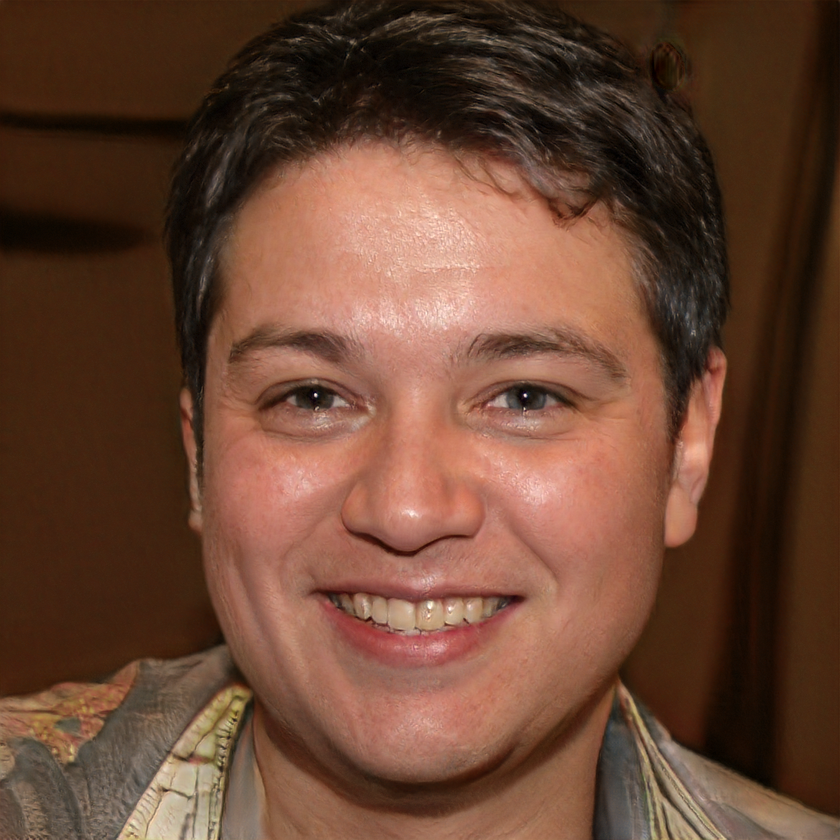
#> input picture code/analysis/099010.png, 840 x 840 px, shrunk from 1024 x 1024 before the run
$ python graphics.py
#> lines starting #> are read from the running program, lines starting #| are printed output that depends on the picture; long printed decimals are rounded
import cv2 as cv
import numpy as np
from matplotlib import cm, colors, pyplot as plt
from statistics import mean

img = cv.imread('099010.png',0)
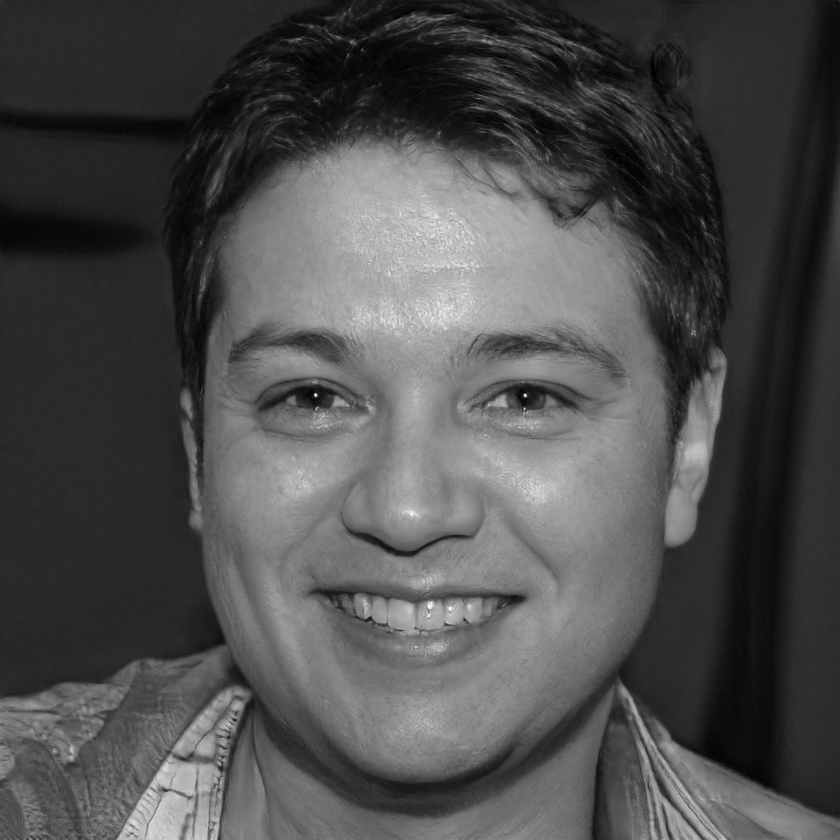
#> img: shape (840, 840); min 0, max 255, mean 77.6
# real_img = cv.imread('real3.jpeg',0)
# fake_img = cv.imread('fake3.png',0)

f = np.fft.fft2(img)
# f_real = np.fft.fft2(real_img)
# f_fake = np.fft.fft2(fake_img)

fshift = np.fft.fftshift(f)
# fshift_real = np.fft.fftshift(f_real)
# fshift_fake = np.fft.fftshift(f_fake)

magnitude_spectrum = 20*np.log(np.abs(fshift))
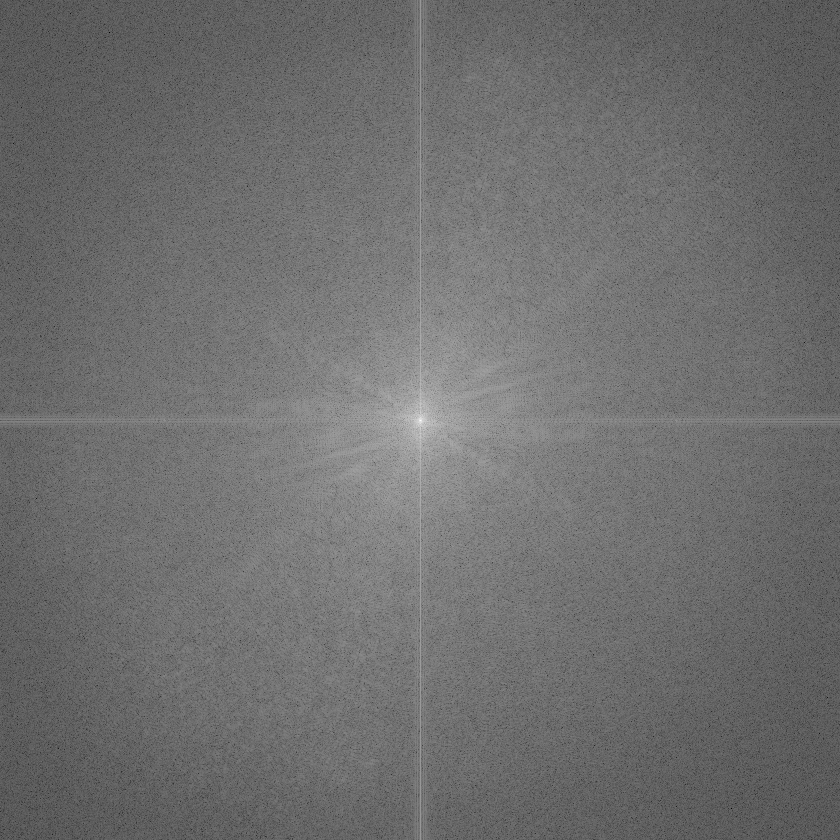
#> magnitude_spectrum: shape (840, 840) float64; min -8.36, max 356.4, mean 150.1; drawn with min black and max white
# magnitude_spectrum_real = 20*np.log(np.abs(fshift_real))
# magnitude_spectrum_fake = 20*np.log(np.abs(fshift_fake))


delta_real = mean(magnitude_spectrum[int(len(magnitude_spectrum)/2)])
#> delta_real = 175.6
# delta_fake = mean(magnitude_spectrum_fake[int(len(magnitude_spectrum_fake)/2)])

print("Delta Real = ", delta_real)
#| Delta Real =  175.568
# print("Delta Fake = ", delta_fake)


sum = 0
# sum_fake = 0

for i in magnitude_spectrum[int(len(magnitude_spectrum)/2)]:
    sum += abs(delta_real-i)
#> this loop made 840 passes
#> (i, sum) on passes 1 to 3: (112.3, 63.23), (132.2, 106.6), (145.7, 136.5)
#> after the loop, sum = 19007.2
print("Относ Sum = ", sum/int(len(magnitude_spectrum[int(len(magnitude_spectrum)/2)])))
#| Относ Sum =  22.628
print("Sum = ", sum)
#| Sum =  19007.174
# [10 lines of commented-out code are left out]

$ run again, with code/analysis/real3.jpeg saved as code/analysis/099010.png
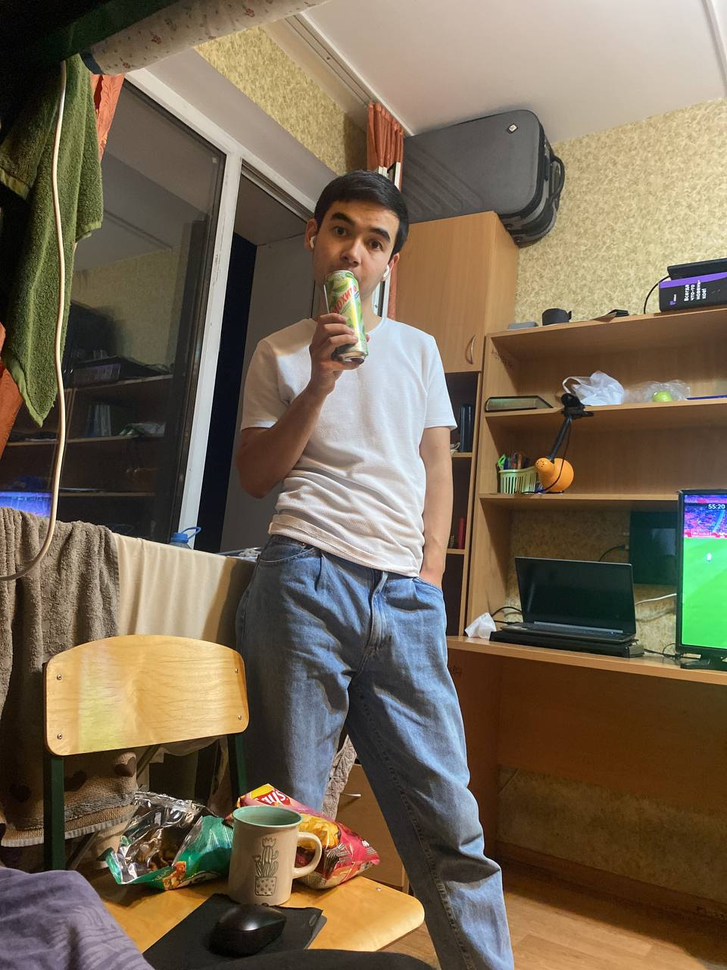
#> input picture code/analysis/real3.jpeg, 727 x 970 px, shrunk from 960 x 1280 before the run
#> `img = cv.imread('099010.png',0)`:
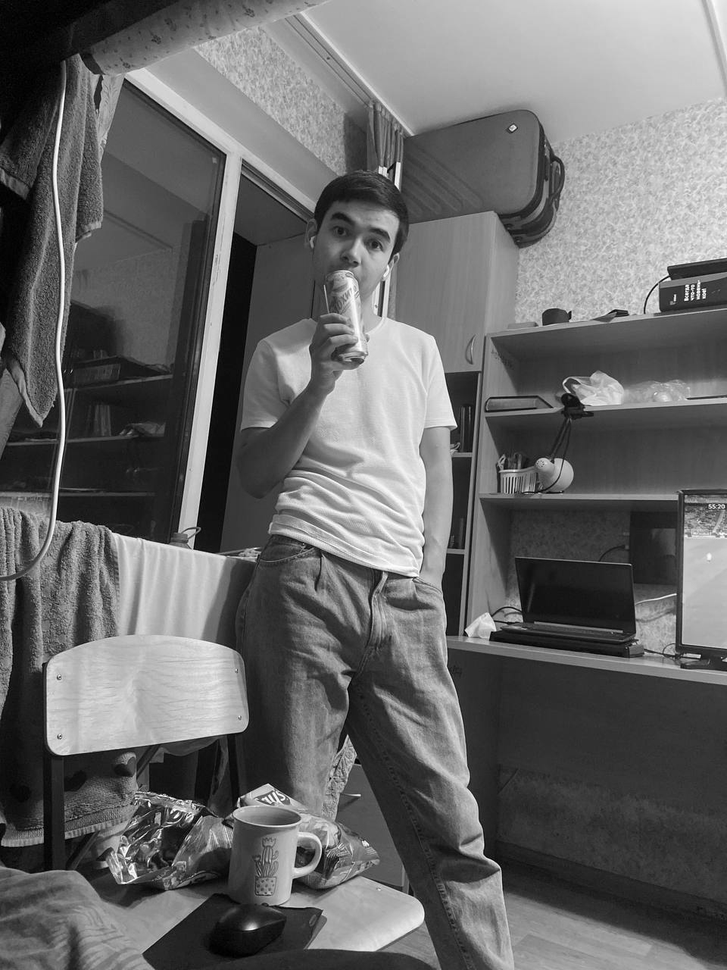
#> img: shape (970, 727); min 0, max 255, mean 103.9
#> `magnitude_spectrum = 20*np.log(np.abs(fshift))`:
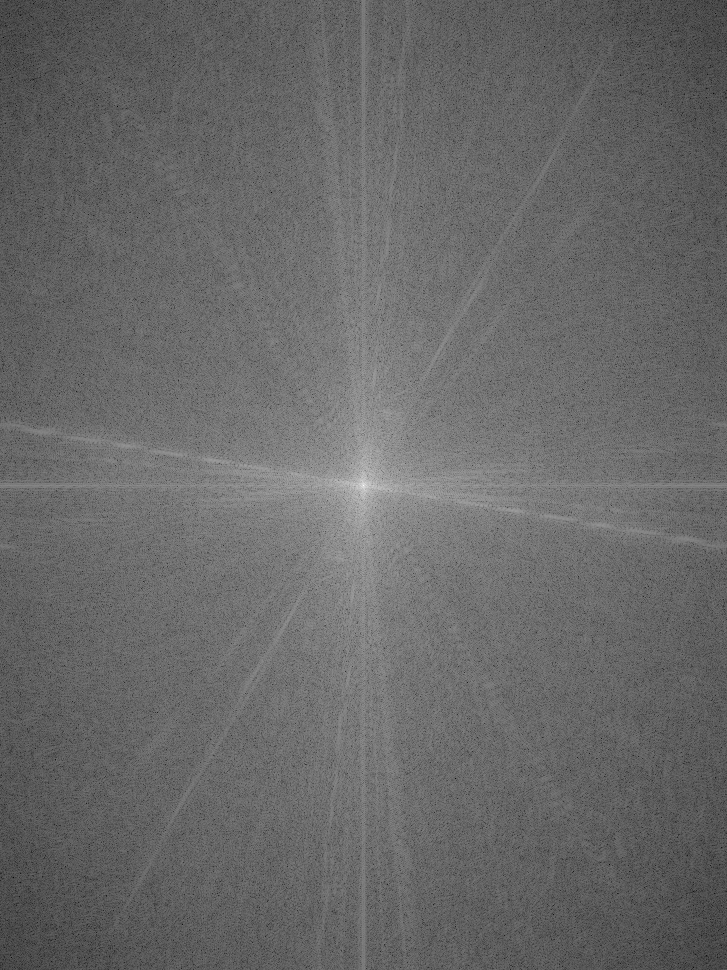
#> magnitude_spectrum: shape (970, 727) float64; min 37.23, max 362.2, mean 170.7; drawn with min black and max white
#> delta_real = 221
#| Delta Real =  220.968
#> the loop `for i in magnitude_spectrum[int(len(magnitude_spectrum)/2)]:` made 727 passes
#> (i, sum) on passes 1 to 3: (205, 15.94), (206.9, 30.02), (202.2, 48.79)
#> after the loop `for i in magnitude_spectrum[int(len(magnitude_spectrum)/2)]:`: sum = 10951
#| Относ Sum =  15.063
#| Sum =  10950.989

$ run again, with code/analysis/fake3.png copied over code/analysis/099010.png
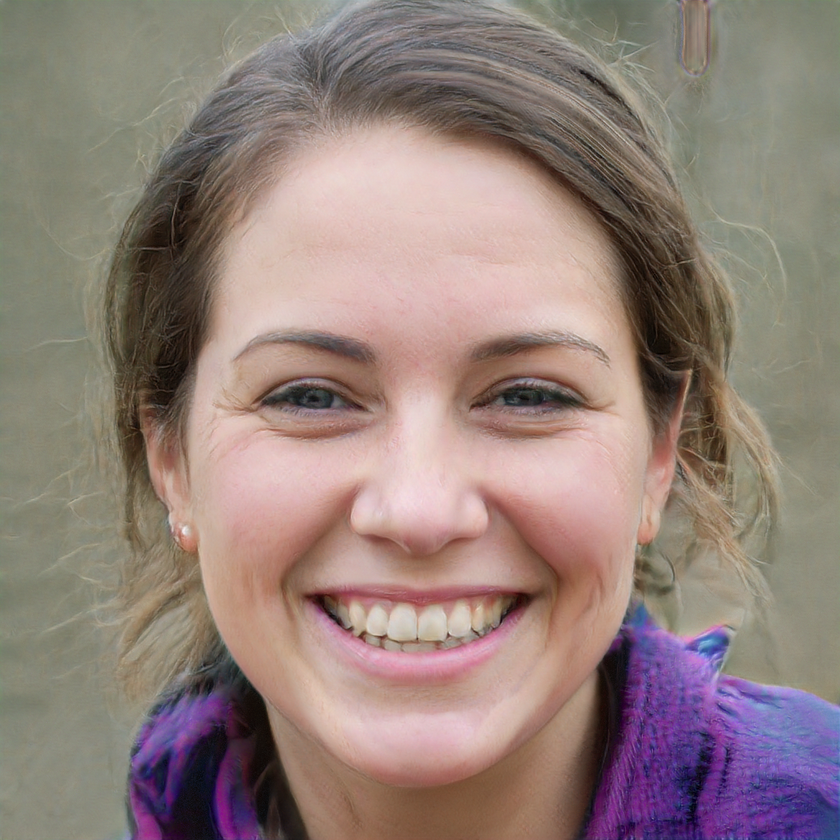
#> input picture code/analysis/fake3.png, 840 x 840 px, shrunk from 1024 x 1024 before the run
#> `img = cv.imread('099010.png',0)`:
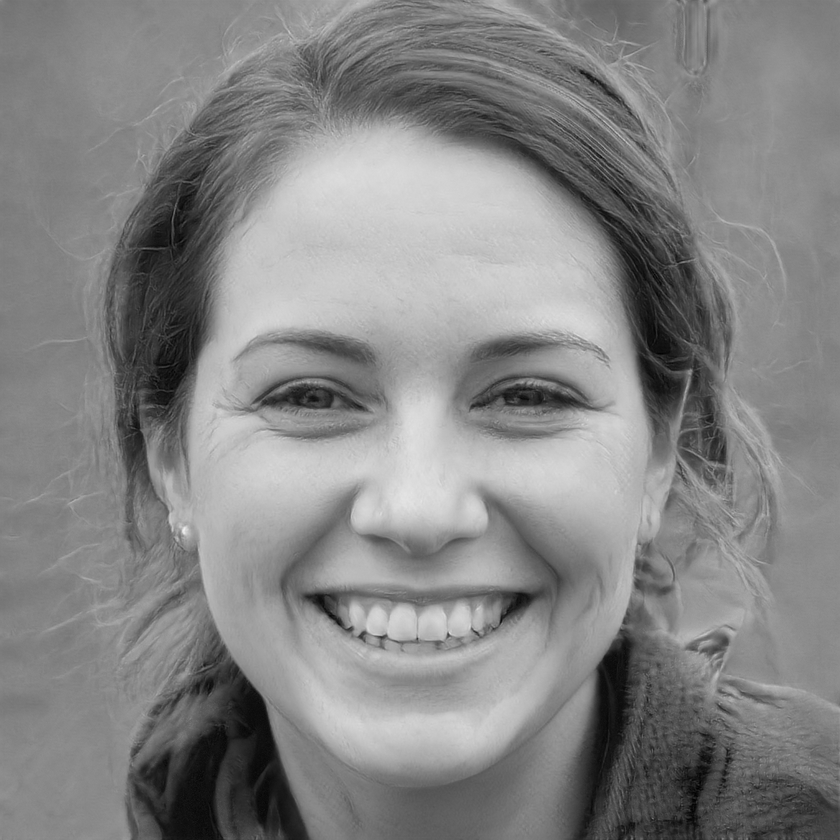
#> img: shape (840, 840); min 1, max 239, mean 132.5
#> delta_real = 177
#| Delta Real =  177.040
#> the loop `for i in magnitude_spectrum[int(len(magnitude_spectrum)/2)]:` made 840 passes
#> (i, sum) on passes 1 to 3: (154.8, 22.24), (154.7, 44.58), (159.8, 61.77)
#> after the loop `for i in magnitude_spectrum[int(len(magnitude_spectrum)/2)]:`: sum = 17933.4
#| Относ Sum =  21.349
#| Sum =  17933.449

$ run again, with code/analysis/099004.png copied over code/analysis/099010.png
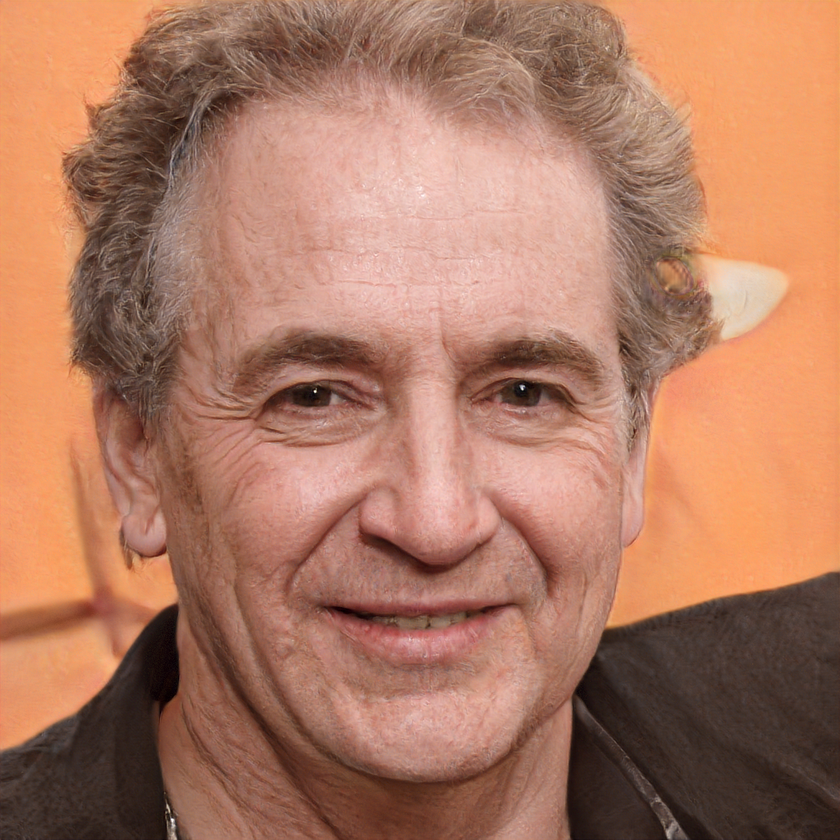
#> input picture code/analysis/099004.png, 840 x 840 px, shrunk from 1024 x 1024 before the run
#> `img = cv.imread('099010.png',0)`:
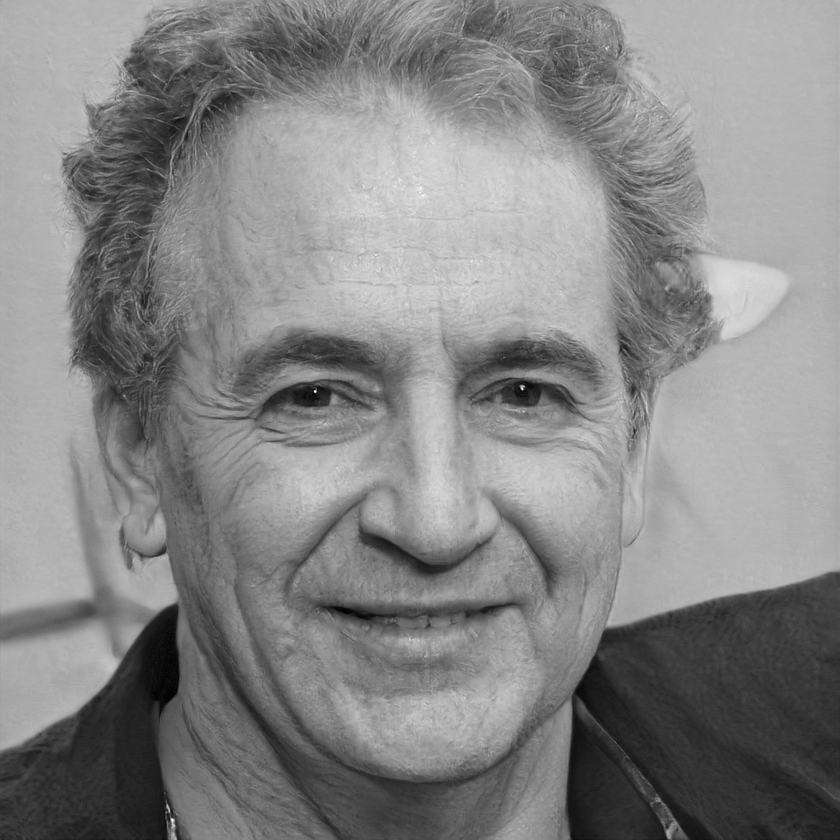
#> img: shape (840, 840); min 1, max 254, mean 133.4
#> `magnitude_spectrum = 20*np.log(np.abs(fshift))`:
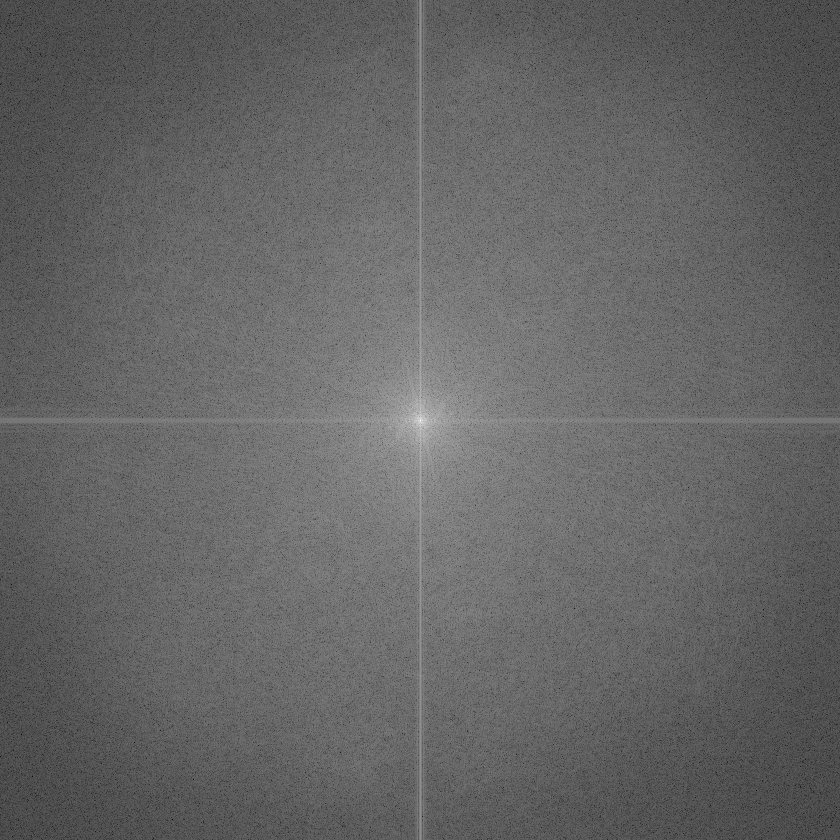
#> magnitude_spectrum: shape (840, 840) float64; min 14.58, max 367.2, mean 154.8; drawn with min black and max white
#> delta_real = 195.3
#| Delta Real =  195.346
#> the loop `for i in magnitude_spectrum[int(len(magnitude_spectrum)/2)]:` made 840 passes
#> (i, sum) on passes 1 to 3: (174.8, 20.59), (175.6, 40.31), (162.8, 72.9)
#> after the loop `for i in magnitude_spectrum[int(len(magnitude_spectrum)/2)]:`: sum = 14783.3
#| Относ Sum =  17.599
#| Sum =  14783.276
